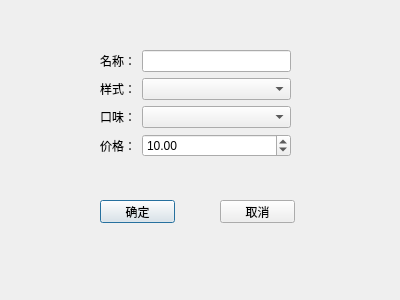
<?xml version="1.0" encoding="UTF-8"?>
<ui version="4.0">
 <class>AddDialog</class>
 <widget class="QDialog" name="AddDialog">
  <property name="geometry">
   <rect>
    <x>0</x>
    <y>0</y>
    <width>400</width>
    <height>300</height>
   </rect>
  </property>
  <property name="windowTitle">
   <string>Dialog</string>
  </property>
  <widget class="QWidget" name="formLayoutWidget">
   <property name="geometry">
    <rect>
     <x>100</x>
     <y>50</y>
     <width>191</width>
     <height>151</height>
    </rect>
   </property>
   <layout class="QFormLayout" name="formLayout">
    <property name="fieldGrowthPolicy">
     <enum>QFormLayout::AllNonFixedFieldsGrow</enum>
    </property>
    <item row="0" column="0">
     <widget class="QLabel" name="label">
      <property name="text">
       <string>名称：</string>
      </property>
     </widget>
    </item>
    <item row="1" column="0">
     <widget class="QLabel" name="label_2">
      <property name="text">
       <string>样式：</string>
      </property>
     </widget>
    </item>
    <item row="1" column="1">
     <widget class="QComboBox" name="typeComboBox"/>
    </item>
    <item row="2" column="0">
     <widget class="QLabel" name="label_3">
      <property name="text">
       <string>口味：</string>
      </property>
     </widget>
    </item>
    <item row="2" column="1">
     <widget class="QComboBox" name="styleComboBox"/>
    </item>
    <item row="3" column="0">
     <widget class="QLabel" name="label_4">
      <property name="text">
       <string>价格：</string>
      </property>
     </widget>
    </item>
    <item row="3" column="1">
     <widget class="QDoubleSpinBox" name="priceDoubleSpinBox">
      <property name="value">
       <double>10.000000000000000</double>
      </property>
     </widget>
    </item>
    <item row="0" column="1">
     <widget class="QLineEdit" name="nameLineEdit"/>
    </item>
   </layout>
  </widget>
  <widget class="QPushButton" name="okPushButton">
   <property name="geometry">
    <rect>
     <x>100</x>
     <y>200</y>
     <width>75</width>
     <height>23</height>
    </rect>
   </property>
   <property name="text">
    <string>确定</string>
   </property>
  </widget>
  <widget class="QPushButton" name="cancelPushButton">
   <property name="geometry">
    <rect>
     <x>220</x>
     <y>200</y>
     <width>75</width>
     <height>23</height>
    </rect>
   </property>
   <property name="text">
    <string>取消</string>
   </property>
  </widget>
 </widget>
 <resources/>
 <connections/>
</ui>
